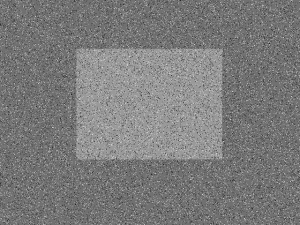
#> input picture OPENCV_3/Uyarlanabilir Eşikleme, Otsu Binarization/shape_noise.png, 300 x 225 px
$ python 1.ders-uyralanabilir_esikleme.py
#> lines starting #> are read from the running program, lines starting #| are printed output that depends on the picture; after the words box and inside, x2 and y2 are one past the last pixel; in counts of white or black regions, pixels touching at a corner belong together
import cv2
import matplotlib.pyplot as plt
resim = cv2.imread("shape_noise.png", 0)  # gürültülü resim
#> resim is the input picture: shape (225, 300); min 35, max 217, mean 122.9

# görüntünün gürültüden arındırılması için
blur = cv2.GaussianBlur(resim, (15, 15), 0)  # sigma değerini 0 olarak girdik.
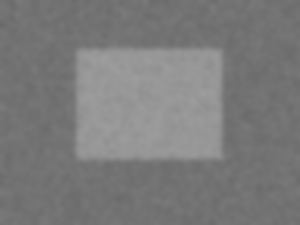
#> blur: shape (225, 300); min 106, max 157, mean 122.9
# ilk paramtre resim ifadesi
# 2.si matrix değeri

# resmi thresholding yapmak için
# gürültüden arındırılan resmi, treshold yaptığımız yönteme gönderiyoruz.
ret, th = cv2.threshold(blur, 0, 255, cv2.THRESH_BINARY + cv2.THRESH_OTSU)
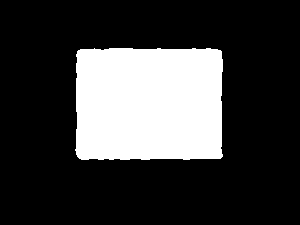
#> th: shape (225, 300); 23.9% white; 1 white region, box (x1, y1, x2, y2) and area: (75, 48, 223, 160) 16101
#> ret = 132
# Burda bir değer dönecek, bu dönen değere göre thresh değerimiz otomatik olarak seçilecek.
# oradaki 0 değeri yerine sistem otomatik bir değer seçer.
print(ret)  # seçtiği değeri görürüz
#| 132.0

# histogram görseldeki renk kodlarının dağılımını gösteriyor
hist = resim.ravel()
print(hist)
#> (printed output is left out)
# sıralanmış liste için çünkü resimi tek başına hist için giremeyiz bir grafiks alacağı için
plt.hist(resim.ravel(), 256)
# ilk parametreye ravel yazdık çünkü histogramda görüntülemek için sıralaması gerekiyor.
# 2. ci parametre bunların kaç tane old. yazmak gerekiyor.
plt.show()
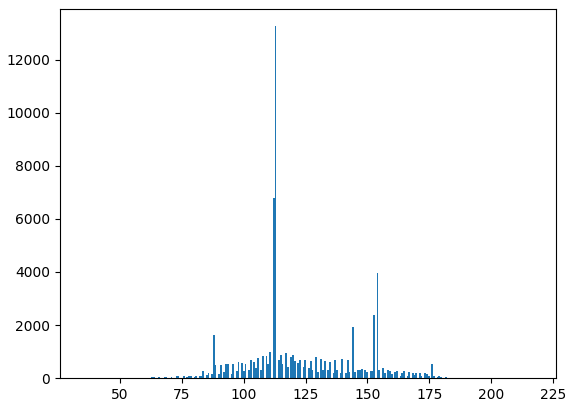
#> figure drawn by matplotlib, 1 panel; tallest bar 13258 high, from x = 112.5 to 113.2

# [4 lines of commented-out code are left out]
